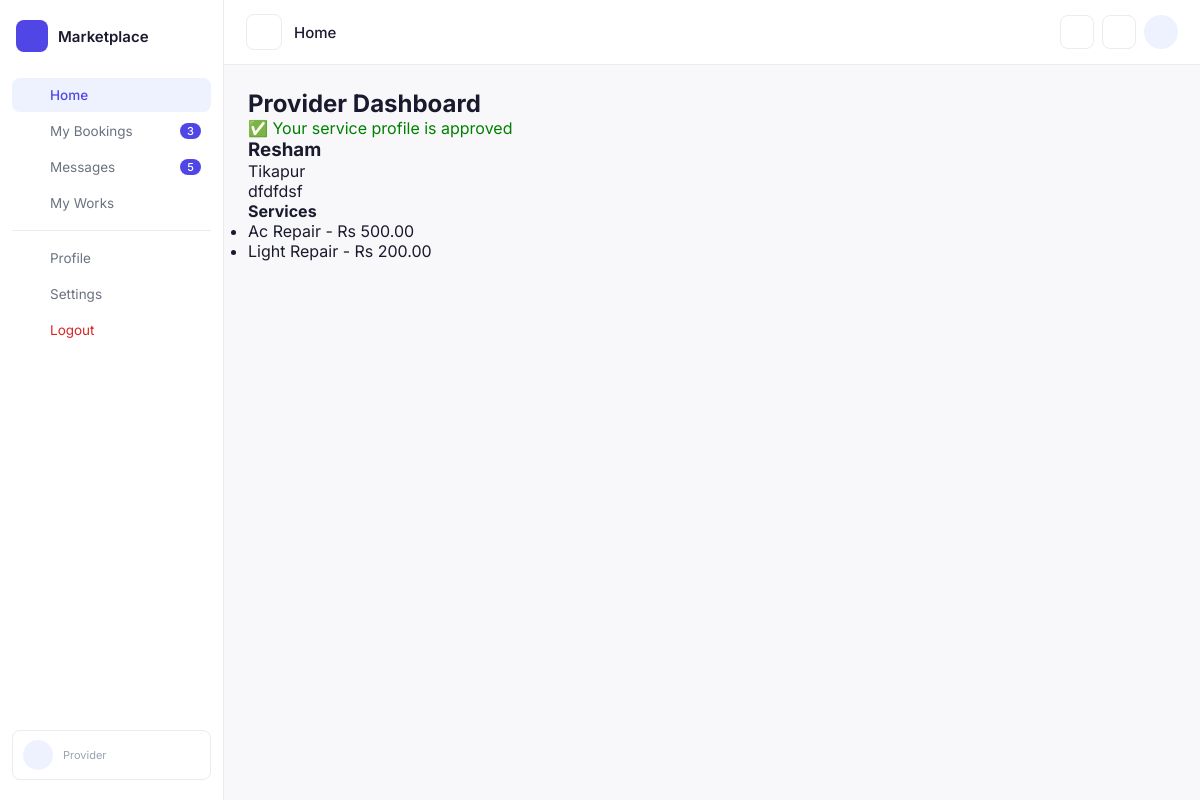
/providers/provider/dashboard/ (signed in), run on the app's committed database.
### providers/models.py (models this page shows, shortened)
class ServiceProfile(models.Model):
    SERVICE_CHOICES = [
        ("none", "None"),
        ("electrician", "Electrician"),
        ("plumber", "Plumber"),
        ("carpenter", "Carpenter"),
        ("cleaning", "Cleaning"),
        ("painter", "Painter"),
        ("mechanic", "Mechanic"),
    ]
    user = models.OneToOneField(User, on_delete=models.CASCADE)
    profile_image = models.ImageField(upload_to="profiles/", blank=True, null=True)
    business_name = models.CharField(max_length=255)
    phone = models.CharField(max_length=20)
    email = models.EmailField()
    location = models.CharField(max_length=255)
    available_days = models.CharField(max_length=255)
    available_time = models.CharField(max_length=255)
    description = models.TextField()
    hourly_rate = models.DecimalField(max_digits=10, decimal_places=2)
    service_type = models.CharField(max_length=50,choices=SERVICE_CHOICES,default="none")
    latitude = models.FloatField(max_length=255, blank=True, null=True)
    longitude = models.FloatField(max_length=255, blank=True, null=True)
    average_rating = models.DecimalField(max_digits=3, decimal_places=1, default=0.0)
    review_count = models.PositiveIntegerField(default=0)
    website = models.URLField(blank=True, null=True)
    facebook = models.URLField(blank=True, null=True)
    instagram = models.URLField(blank=True, null=True)
    tiktok = models.URLField(blank=True, null=True)
    is_shop = models.BooleanField(default=False)
    is_approved = models.BooleanField(default=False)
    is_active = models.BooleanField(default=True)
    created_at = models.DateTimeField(auto_now_add=True)

class ServiceItem(models.Model):
    profile = models.ForeignKey(ServiceProfile, on_delete=models.CASCADE, related_name="services")
    service_name = models.CharField(max_length=255)
    rate = models.DecimalField(max_digits=10, decimal_places=2)

### providers/views.py (the view)
# urls.py: path('provider/dashboard/', provider_dashboard, name='provider_dashboard'),
@login_required
def provider_dashboard(request):
    user = request.user
    if not hasattr(user, "provider"):
        return redirect("login")
    provider = user.provider
    service_profile = ServiceProfile.objects.filter(user=user).first()  # fix here
    if service_profile is None:
        return redirect("provider_profile")
    trial_expired = provider.is_trial_expired()
    if trial_expired:
        return redirect("subscription")
    return render(request, "provider_dashboard.html", {
        "provider": provider,
        "service_profile": service_profile,
        "trial_expired": trial_expired,
        "is_approved": service_profile.is_approved,
    })

### providers/models.py (called while the page is built)
    def is_trial_expired(self):
        return timezone.now() > self.trial_end

### providers/templates/provider_dashboard.html (shortened to what this page needs)
{% extends "base/base.html" %}
{% block content %}
<h2>Provider Dashboard</h2>
{% if service_profile %}
    {% if is_approved %}
        <div style="color:green;">
            ✅ Your service profile is approved
        </div>
    {% else %}
        <div style="color:orange;">
            ⏳ Your profile is pending admin approval
        </div>
    {% endif %}
    <h3>{{ service_profile.business_name }}</h3>
    <p>{{ service_profile.location }}</p>
    <p>{{ service_profile.description }}</p>
    <h4>Services</h4>
    <ul>
        {% for s in service_profile.services.all %}
            <li>{{ s.service_name }} - Rs {{ s.rate }}</li>
        {% endfor %}
    </ul>
{% else %}
    <p>No service profile found. Please create one.</p>
{% endif %}
{% endblock %}

### providers/templates/base/base.html (style rules this page uses)
*, *::before, *::after { margin: 0; padding: 0; box-sizing: border-box; }
body { font-family: 'Inter', Arial, sans-serif; background: #f8f8fb; color: #1a1a2e; display: flex; height: 100vh; overflow: hidden; }

### data on the page
ServiceProfile: business_name "Resham", location "Tikapur", description "dfdfdsf"
ServiceItem: service_name "Ac Repair", rate "500.00"
ServiceItem: service_name "Light Repair", rate "200.00"
